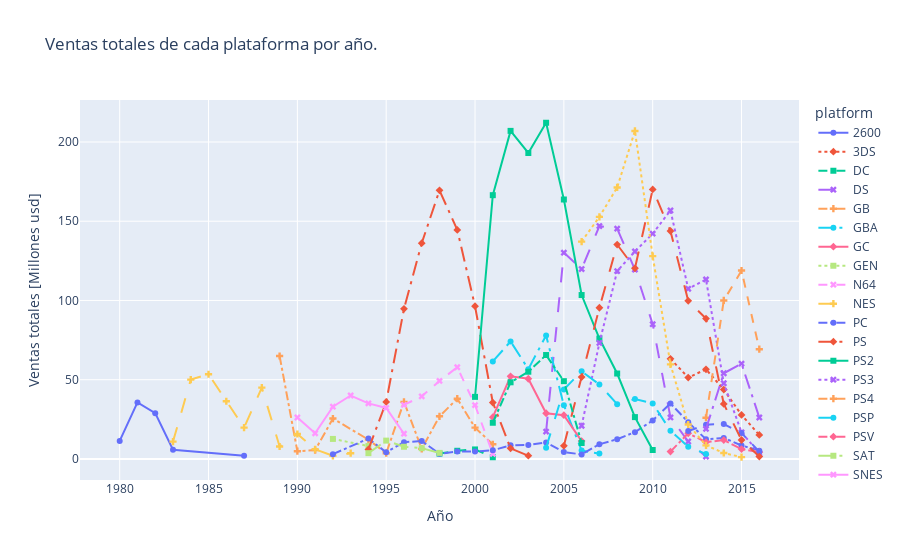
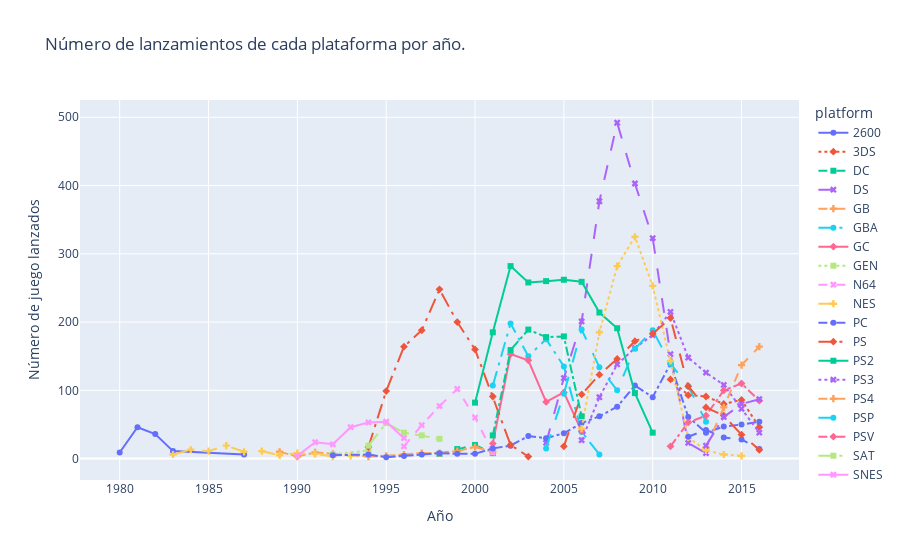

Notebook cell for these charts, in order:
### Markdown cell above
#### Plataformas con mayores ventas totales

- Se calculan las ventas totales y el número de juegos lanzados por plataforma y por año.
- Luego se filtra la información para obtener las platafoirmas que lanzaron más de un juego al año y cuyas ventas totales por año, sean mayores a un millón de dólares.
- Esto nos va a permitir observar cómo se comportan las plataformas con mayores ventas, y también las que siguen siendo populares pero cuyas ventas se han estancado o no crecen.

### Code cell
# Se calcula el número de lanzamientos y las vnetas totales por año.
top_sales_platforms = games_clean.groupby(
    by=['platform', 'year_of_release']).agg(total_sales=('total_sales', 'sum'),
                                            num_of_release=('name', 'count')).reset_index().round(2)
print(f"-- Ventas totales y número de lanzamientos por plataforma y por año:\n\n{top_sales_platforms.head(20)}")

# Se filtra el dataset anterior para obtner aquellas plataformas que lanzaron mas de un juego por año y cuyas
# ventas es mayor a un millón de dólarees
top_sales_platforms = top_sales_platforms[
    (top_sales_platforms['num_of_release'] > 1) & (top_sales_platforms['total_sales'] > 1)] 

# Se grafica el comportamientos de las ventas por cada plataforma por año
fig_top_sales_platforms = px.line(top_sales_platforms, x = 'year_of_release', y ='total_sales', color = 'platform',
                                 symbol = 'platform',
                                 line_dash = 'platform',
                                 title = "Ventas totales de cada plataforma por año.",
                                 labels = {'year_of_release': 'Año', 'total_sales': 'Ventas totales [Millones usd]'})

fig_top_sales_platforms.show()

# Se grafica el número de lanzamientos de cada plataforma por año
fig_top_sales_platforms = px.line(top_sales_platforms, x = 'year_of_release', y ='num_of_release', color = 'platform',
                                 symbol = 'platform',
                                 line_dash = 'platform',
                                 title = "Número de lanzamientos de cada plataforma por año.",
                                 labels = {'year_of_release': 'Año', 'num_of_release': 'Número de juego lanzados'})

fig_top_sales_platforms.show()

### Figure 1 — Plotly figure (JSON) as saved in the notebook; plotly's stock layout.template omitted (floating-point values rounded to 4 significant figures)
{"data": [{"hovertemplate": "platform=2600<br>Año=%{x}<br>Ventas totales [Millones usd]=%{y}<extra></extra>", "legendgroup": "2600", "line": {"color": "#636efa", "dash": "solid"}, "marker": {"symbol": "circle"}, "mode": "markers+lines", "name": "2600", "orientation": "v", "showlegend": true, "type": "scatter", "x": [1980, 1981, 1982, 1983, 1987], "xaxis": "x", "y": [11.38, 35.68, 28.88, 5.84, 1.94], "yaxis": "y"}, {"hovertemplate": "platform=3DS<br>Año=%{x}<br>Ventas totales [Millones usd]=%{y}<extra></extra>", "legendgroup": "3DS", "line": {"color": "#EF553B", "dash": "dot"}, "marker": {"symbol": "diamond"}, "mode": "markers+lines", "name": "3DS", "orientation": "v", "showlegend": true, "type": "scatter", "x": [2011, 2012, 2013, 2014, 2015, 2016], "xaxis": "x", "y": [63.2, 51.36, 56.57, 43.76, 27.78, 15.14], "yaxis": "y"}, {"hovertemplate": "platform=DC<br>Año=%{x}<br>Ventas totales [Millones usd]=%{y}<extra></extra>", "legendgroup": "DC", "line": {"color": "#00cc96", "dash": "dash"}, "marker": {"symbol": "square"}, "mode": "markers+lines", "name": "DC", "orientation": "v", "showlegend": true, "type": "scatter", "x": [1998, 1999, 2000, 2001], "xaxis": "x", "y": [3.38, 5.16, 5.99, 1.07], "yaxis": "y"}, {"hovertemplate": "platform=DS<br>Año=%{x}<br>Ventas totales [Millones usd]=%{y}<extra></extra>", "legendgroup": "DS", "line": {"color": "#ab63fa", "dash": "longdash"}, "marker": {"symbol": "x"}, "mode": "markers+lines", "name": "DS", "orientation": "v", "showlegend": true, "type": "scatter", "x": [2004, 2005, 2006, 2007, 2008, 2009, 2010, 2011, 2012, 2013], "xaxis": "x", "y": [17.27, 130.1, 119.8, 146.9, 145.3, 119.5, 85.02, 26.18, 11.01, 1.54], "yaxis": "y"}, {"hovertemplate": "platform=GB<br>Año=%{x}<br>Ventas totales [Millones usd]=%{y}<extra></extra>", "legendgroup": "GB", "line": {"color": "#FFA15A", "dash": "dashdot"}, "marker": {"symbol": "cross"}, "mode": "markers+lines", "name": "GB", "orientation": "v", "showlegend": true, "type": "scatter", "x": [1989, 1990, 1991, 1992, 1994, 1995, 1996, 1997, 1998, 1999, 2000, 2001], "xaxis": "x", "y": [64.97, 4.89, 5.57, 25.49, 12.18, 3.6, 36.03, 6.37, 26.9, 38, 19.76, 9.24], "yaxis": "y"}, {"hovertemplate": "platform=GBA<br>Año=%{x}<br>Ventas totales [Millones usd]=%{y}<extra></extra>", "legendgroup": "GBA", "line": {"color": "#19d3f3", "dash": "longdashdot"}, "marker": {"symbol": "circle"}, "mode": "markers+lines", "name": "GBA", "orientation": "v", "showlegend": true, "type": "scatter", "x": [2001, 2002, 2003, 2004, 2005, 2006, 2007], "xaxis": "x", "y": [61.53, 74.16, 56.67, 77.91, 33.86, 5.28, 3.4], "yaxis": "y"}, {"hovertemplate": "platform=GC<br>Año=%{x}<br>Ventas totales [Millones usd]=%{y}<extra></extra>", "legendgroup": "GC", "line": {"color": "#FF6692", "dash": "solid"}, "marker": {"symbol": "diamond"}, "mode": "markers+lines", "name": "GC", "orientation": "v", "showlegend": true, "type": "scatter", "x": [2001, 2002, 2003, 2004, 2005, 2006], "xaxis": "x", "y": [26.34, 52.11, 50.61, 28.82, 27.62, 11.26], "yaxis": "y"}, {"hovertemplate": "platform=GEN<br>Año=%{x}<br>Ventas totales [Millones usd]=%{y}<extra></extra>", "legendgroup": "GEN", "line": {"color": "#B6E880", "dash": "dot"}, "marker": {"symbol": "square"}, "mode": "markers+lines", "name": "GEN", "orientation": "v", "showlegend": true, "type": "scatter", "x": [1992, 1994], "xaxis": "x", "y": [12.64, 8.13], "yaxis": "y"}, {"hovertemplate": "platform=N64<br>Año=%{x}<br>Ventas totales [Millones usd]=%{y}<extra></extra>", "legendgroup": "N64", "line": {"color": "#FF97FF", "dash": "dash"}, "marker": {"symbol": "x"}, "mode": "markers+lines", "name": "N64", "orientation": "v", "showlegend": true, "type": "scatter", "x": [1996, 1997, 1998, 1999, 2000, 2001], "xaxis": "x", "y": [34.1, 39.5, 49.24, 57.87, 33.97, 3.25], "yaxis": "y"}, {"hovertemplate": "platform=NES<br>Año=%{x}<br>Ventas totales [Millones usd]=%{y}<extra></extra>", "legendgroup": "NES", "line": {"color": "#FECB52", "dash": "longdash"}, "marker": {"symbol": "cross"}, "mode": "markers+lines", "name": "NES", "orientation": "v", "showlegend": true, "type": "scatter", "x": [1983, 1984, 1985, 1986, 1987, 1988, 1989, 1990, 1991, 1992, 1993], "xaxis": "x", "y": [10.96, 50.08, 53.44, 36.41, 19.76, 45.01, 7.85, 15.73, 6.11, 1.98, 3.61], "yaxis": "y"}, {"hovertemplate": "platform=PC<br>Año=%{x}<br>Ventas totales [Millones usd]=%{y}<extra></extra>", "legendgroup": "PC", "line": {"color": "#636efa", "dash": "dashdot"}, "marker": {"symbol": "circle"}, "mode": "markers+lines", "name": "PC", "orientation": "v", "showlegend": true, "type": "scatter", "x": [1992, 1994, 1995, 1996, 1997, 1998, 1999, 2000, 2001, 2002, 2003, 2004, 2005, 2006, 2007, 2008, 2009, 2010, 2011, 2012, 2013, 2014, 2015, 2016], "xaxis": "x", "y": [3.03, 12.87, 4.22, 10.58, 11.27, 3.26, 4.74, 4.66, 5.47, 8.57, 8.84, 10.39, 4.37, 2.85, 9.28, 12.42, 16.91, 24.28, 35.03, 23.22, 12.38, 13.28, 8.52, 5.25], "yaxis": "y"}, {"hovertemplate": "platform=PS<br>Año=%{x}<br>Ventas totales [Millones usd]=%{y}<extra></extra>", "legendgroup": "PS", "line": {"color": "#EF553B", "dash": "longdashdot"}, "marker": {"symbol": "diamond"}, "mode": "markers+lines", "name": "PS", "orientation": "v", "showlegend": true, "type": "scatter", "x": [1994, 1995, 1996, 1997, 1998, 1999, 2000, 2001, 2002, 2003], "xaxis": "x", "y": [6.03, 35.96, 94.7, 136.2, 169.5, 144.5, 96.37, 35.59, 6.67, 2.07], "yaxis": "y"}, {"hovertemplate": "platform=PS2<br>Año=%{x}<br>Ventas totales [Millones usd]=%{y}<extra></extra>", "legendgroup": "PS2", "line": {"color": "#00cc96", "dash": "solid"}, "marker": {"symbol": "square"}, "mode": "markers+lines", "name": "PS2", "orientation": "v", "showlegend": true, "type": "scatter", "x": [2000, 2001, 2002, 2003, 2004, 2005, 2006, 2007, 2008, 2009, 2010], "xaxis": "x", "y": [39.17, 166.4, 207, 193.1, 212.1, 163.7, 103.4, 75.99, 53.9, 26.4, 5.64], "yaxis": "y"}, {"hovertemplate": "platform=PS3<br>Año=%{x}<br>Ventas totales [Millones usd]=%{y}<extra></extra>", "legendgroup": "PS3", "line": {"color": "#ab63fa", "dash": "dot"}, "marker": {"symbol": "x"}, "mode": "markers+lines", "name": "PS3", "orientation": "v", "showlegend": true, "type": "scatter", "x": [2006, 2007, 2008, 2009, 2010, 2011, 2012, 2013, 2014, 2015, 2016], "xaxis": "x", "y": [20.96, 73.19, 118.5, 130.9, 142.2, 156.8, 107.4, 113.2, 47.76, 16.82, 3.6], "yaxis": "y"}, {"hovertemplate": "platform=PS4<br>Año=%{x}<br>Ventas totales [Millones usd]=%{y}<extra></extra>", "legendgroup": "PS4", "line": {"color": "#FFA15A", "dash": "dash"}, "marker": {"symbol": "cross"}, "mode": "markers+lines", "name": "PS4", "orientation": "v", "showlegend": true, "type": "scatter", "x": [2013, 2014, 2015, 2016], "xaxis": "x", "y": [25.99, 100, 118.9, 69.25], "yaxis": "y"}, {"hovertemplate": "platform=PSP<br>Año=%{x}<br>Ventas totales [Millones usd]=%{y}<extra></extra>", "legendgroup": "PSP", "line": {"color": "#19d3f3", "dash": "longdash"}, "marker": {"symbol": "circle"}, "mode": "markers+lines", "name": "PSP", "orientation": "v", "showlegend": true, "type": "scatter", "x": [2004, 2005, 2006, 2007, 2008, 2009, 2010, 2011, 2012, 2013], "xaxis": "x", "y": [7.06, 43.84, 55.32, 46.94, 34.55, 37.78, 35.04, 17.82, 7.69, 3.14], "yaxis": "y"}, {"hovertemplate": "platform=PSV<br>Año=%{x}<br>Ventas totales [Millones usd]=%{y}<extra></extra>", "legendgroup": "PSV", "line": {"color": "#FF6692", "dash": "dashdot"}, "marker": {"symbol": "diamond"}, "mode": "markers+lines", "name": "PSV", "orientation": "v", "showlegend": true, "type": "scatter", "x": [2011, 2012, 2013, 2014, 2015, 2016], "xaxis": "x", "y": [4.63, 16.19, 10.59, 11.9, 6.25, 4.25], "yaxis": "y"}, {"hovertemplate": "platform=SAT<br>Año=%{x}<br>Ventas totales [Millones usd]=%{y}<extra></extra>", "legendgroup": "SAT", "line": {"color": "#B6E880", "dash": "longdashdot"}, "marker": {"symbol": "square"}, "mode": "markers+lines", "name": "SAT", "orientation": "v", "showlegend": true, "type": "scatter", "x": [1994, 1995, 1996, 1997, 1998], "xaxis": "x", "y": [3.65, 11.57, 7.69, 6.77, 3.82], "yaxis": "y"}, {"hovertemplate": "platform=SNES<br>Año=%{x}<br>Ventas totales [Millones usd]=%{y}<extra></extra>", "legendgroup": "SNES", "line": {"color": "#FF97FF", "dash": "solid"}, "marker": {"symbol": "x"}, "mode": "markers+lines", "name": "SNES", "orientation": "v", "showlegend": true, "type": "scatter", "x": [1990, 1991, 1992, 1993, 1994, 1995, 1996], "xaxis": "x", "y": [26.15, 16.22, 32.98, 40.02, 35.08, 32.2, 15.92], "yaxis": "y"}, {"hovertemplate": "platform=Wii<br>Año=%{x}<br>Ventas totales [Millones usd]=%{y}<extra></extra>", "legendgroup": "Wii", "line": {"color": "#FECB52", "dash": "dot"}, "marker": {"symbol": "cross"}, "mode": "markers+lines", "name": "Wii", "orientation": "v", "showlegend": true, "type": "scatter", "x": [2006, 2007, 2008, 2009, 2010, 2011, 2012, 2013, 2014, 2015], "xaxis": "x", "y": [137.2, 152.8, 171.3, 207.0, 128.0, 59.65, 21.71, 8.59, 3.75, 1.14], "yaxis": "y"}, {"hovertemplate": "platform=WiiU<br>Año=%{x}<br>Ventas totales [Millones usd]=%{y}<extra></extra>", "legendgroup": "WiiU", "line": {"color": "#636efa", "dash": "dash"}, "marker": {"symbol": "circle"}, "mode": "markers+lines", "name": "WiiU", "orientation": "v", "showlegend": true, "type": "scatter", "x": [2012, 2013, 2014, 2015, 2016], "xaxis": "x", "y": [17.56, 21.65, 22.03, 16.35, 4.6], "yaxis": "y"}, {"hovertemplate": "platform=X360<br>Año=%{x}<br>Ventas totales [Millones usd]=%{y}<extra></extra>", "legendgroup": "X360", "line": {"color": "#EF553B", "dash": "longdash"}, "marker": {"symbol": "diamond"}, "mode": "markers+lines", "name": "X360", "orientation": "v", "showlegend": true, "type": "scatter", "x": [2005, 2006, 2007, 2008, 2009, 2010, 2011, 2012, 2013, 2014, 2015, 2016], "xaxis": "x", "y": [8.25, 51.63, 95.41, 135.3, 120.3, 170.1, 143.8, 99.74, 88.58, 34.74, 11.96, 1.52], "yaxis": "y"}, {"hovertemplate": "platform=XB<br>Año=%{x}<br>Ventas totales [Millones usd]=%{y}<extra></extra>", "legendgroup": "XB", "line": {"color": "#00cc96", "dash": "dashdot"}, "marker": {"symbol": "square"}, "mode": "markers+lines", "name": "XB", "orientation": "v", "showlegend": true, "type": "scatter", "x": [2001, 2002, 2003, 2004, 2005, 2006], "xaxis": "x", "y": [22.84, 48.37, 55.04, 65.57, 49.08, 10.04], "yaxis": "y"}, {"hovertemplate": "platform=XOne<br>Año=%{x}<br>Ventas totales [Millones usd]=%{y}<extra></extra>", "legendgroup": "XOne", "line": {"color": "#ab63fa", "dash": "longdashdot"}, "marker": {"symbol": "x"}, "mode": "markers+lines", "name": "XOne", "orientation": "v", "showlegend": true, "type": "scatter", "x": [2013, 2014, 2015, 2016], "xaxis": "x", "y": [18.96, 54.07, 60.14, 26.15], "yaxis": "y"}], "layout": {"legend": {"title": {"text": "platform"}, "tracegroupgap": 0}, "title": {"text": "Ventas totales de cada plataforma por año."}, "xaxis": {"anchor": "y", "domain": [0, 1], "title": {"text": "Año"}}, "yaxis": {"anchor": "x", "domain": [0, 1], "title": {"text": "Ventas totales [Millones usd]"}}}}

### Figure 2 — Plotly figure (JSON) as saved in the notebook; plotly's stock layout.template omitted (floating-point values rounded to 4 significant figures)
{"data": [{"hovertemplate": "platform=2600<br>Año=%{x}<br>Número de juego lanzados=%{y}<extra></extra>", "legendgroup": "2600", "line": {"color": "#636efa", "dash": "solid"}, "marker": {"symbol": "circle"}, "mode": "markers+lines", "name": "2600", "orientation": "v", "showlegend": true, "type": "scatter", "x": [1980, 1981, 1982, 1983, 1987], "xaxis": "x", "y": [9, 46, 36, 11, 6], "yaxis": "y"}, {"hovertemplate": "platform=3DS<br>Año=%{x}<br>Número de juego lanzados=%{y}<extra></extra>", "legendgroup": "3DS", "line": {"color": "#EF553B", "dash": "dot"}, "marker": {"symbol": "diamond"}, "mode": "markers+lines", "name": "3DS", "orientation": "v", "showlegend": true, "type": "scatter", "x": [2011, 2012, 2013, 2014, 2015, 2016], "xaxis": "x", "y": [116, 93, 91, 80, 86, 46], "yaxis": "y"}, {"hovertemplate": "platform=DC<br>Año=%{x}<br>Número de juego lanzados=%{y}<extra></extra>", "legendgroup": "DC", "line": {"color": "#00cc96", "dash": "dash"}, "marker": {"symbol": "square"}, "mode": "markers+lines", "name": "DC", "orientation": "v", "showlegend": true, "type": "scatter", "x": [1998, 1999, 2000, 2001], "xaxis": "x", "y": [7, 14, 20, 8], "yaxis": "y"}, {"hovertemplate": "platform=DS<br>Año=%{x}<br>Número de juego lanzados=%{y}<extra></extra>", "legendgroup": "DS", "line": {"color": "#ab63fa", "dash": "longdash"}, "marker": {"symbol": "x"}, "mode": "markers+lines", "name": "DS", "orientation": "v", "showlegend": true, "type": "scatter", "x": [2004, 2005, 2006, 2007, 2008, 2009, 2010, 2011, 2012, 2013], "xaxis": "x", "y": [23, 118, 201, 377, 492, 403, 323, 153, 23, 8], "yaxis": "y"}, {"hovertemplate": "platform=GB<br>Año=%{x}<br>Número de juego lanzados=%{y}<extra></extra>", "legendgroup": "GB", "line": {"color": "#FFA15A", "dash": "dashdot"}, "marker": {"symbol": "cross"}, "mode": "markers+lines", "name": "GB", "orientation": "v", "showlegend": true, "type": "scatter", "x": [1989, 1990, 1991, 1992, 1994, 1995, 1996, 1997, 1998, 1999, 2000, 2001], "xaxis": "x", "y": [10, 3, 9, 7, 3, 4, 6, 8, 8, 11, 17, 10], "yaxis": "y"}, {"hovertemplate": "platform=GBA<br>Año=%{x}<br>Número de juego lanzados=%{y}<extra></extra>", "legendgroup": "GBA", "line": {"color": "#19d3f3", "dash": "longdashdot"}, "marker": {"symbol": "circle"}, "mode": "markers+lines", "name": "GBA", "orientation": "v", "showlegend": true, "type": "scatter", "x": [2001, 2002, 2003, 2004, 2005, 2006, 2007], "xaxis": "x", "y": [107, 198, 150, 175, 135, 39, 6], "yaxis": "y"}, {"hovertemplate": "platform=GC<br>Año=%{x}<br>Número de juego lanzados=%{y}<extra></extra>", "legendgroup": "GC", "line": {"color": "#FF6692", "dash": "solid"}, "marker": {"symbol": "diamond"}, "mode": "markers+lines", "name": "GC", "orientation": "v", "showlegend": true, "type": "scatter", "x": [2001, 2002, 2003, 2004, 2005, 2006], "xaxis": "x", "y": [22, 153, 144, 83, 97, 40], "yaxis": "y"}, {"hovertemplate": "platform=GEN<br>Año=%{x}<br>Número de juego lanzados=%{y}<extra></extra>", "legendgroup": "GEN", "line": {"color": "#B6E880", "dash": "dot"}, "marker": {"symbol": "square"}, "mode": "markers+lines", "name": "GEN", "orientation": "v", "showlegend": true, "type": "scatter", "x": [1992, 1994], "xaxis": "x", "y": [6, 12], "yaxis": "y"}, {"hovertemplate": "platform=N64<br>Año=%{x}<br>Número de juego lanzados=%{y}<extra></extra>", "legendgroup": "N64", "line": {"color": "#FF97FF", "dash": "dash"}, "marker": {"symbol": "x"}, "mode": "markers+lines", "name": "N64", "orientation": "v", "showlegend": true, "type": "scatter", "x": [1996, 1997, 1998, 1999, 2000, 2001], "xaxis": "x", "y": [18, 49, 77, 102, 60, 9], "yaxis": "y"}, {"hovertemplate": "platform=NES<br>Año=%{x}<br>Número de juego lanzados=%{y}<extra></extra>", "legendgroup": "NES", "line": {"color": "#FECB52", "dash": "longdash"}, "marker": {"symbol": "cross"}, "mode": "markers+lines", "name": "NES", "orientation": "v", "showlegend": true, "type": "scatter", "x": [1983, 1984, 1985, 1986, 1987, 1988, 1989, 1990, 1991, 1992, 1993], "xaxis": "x", "y": [6, 13, 11, 19, 10, 11, 5, 8, 7, 3, 4], "yaxis": "y"}, {"hovertemplate": "platform=PC<br>Año=%{x}<br>Número de juego lanzados=%{y}<extra></extra>", "legendgroup": "PC", "line": {"color": "#636efa", "dash": "dashdot"}, "marker": {"symbol": "circle"}, "mode": "markers+lines", "name": "PC", "orientation": "v", "showlegend": true, "type": "scatter", "x": [1992, 1994, 1995, 1996, 1997, 1998, 1999, 2000, 2001, 2002, 2003, 2004, 2005, 2006, 2007, 2008, 2009, 2010, 2011, 2012, 2013, 2014, 2015, 2016], "xaxis": "x", "y": [5, 6, 2, 4, 6, 8, 7, 7, 15, 19, 33, 30, 37, 52, 62, 76, 107, 90, 139, 61, 38, 47, 50, 54], "yaxis": "y"}, {"hovertemplate": "platform=PS<br>Año=%{x}<br>Número de juego lanzados=%{y}<extra></extra>", "legendgroup": "PS", "line": {"color": "#EF553B", "dash": "longdashdot"}, "marker": {"symbol": "diamond"}, "mode": "markers+lines", "name": "PS", "orientation": "v", "showlegend": true, "type": "scatter", "x": [1994, 1995, 1996, 1997, 1998, 1999, 2000, 2001, 2002, 2003], "xaxis": "x", "y": [17, 99, 164, 188, 248, 200, 160, 91, 20, 3], "yaxis": "y"}, {"hovertemplate": "platform=PS2<br>Año=%{x}<br>Número de juego lanzados=%{y}<extra></extra>", "legendgroup": "PS2", "line": {"color": "#00cc96", "dash": "solid"}, "marker": {"symbol": "square"}, "mode": "markers+lines", "name": "PS2", "orientation": "v", "showlegend": true, "type": "scatter", "x": [2000, 2001, 2002, 2003, 2004, 2005, 2006, 2007, 2008, 2009, 2010], "xaxis": "x", "y": [82, 185, 282, 258, 260, 262, 259, 214, 191, 96, 38], "yaxis": "y"}, {"hovertemplate": "platform=PS3<br>Año=%{x}<br>Número de juego lanzados=%{y}<extra></extra>", "legendgroup": "PS3", "line": {"color": "#ab63fa", "dash": "dot"}, "marker": {"symbol": "x"}, "mode": "markers+lines", "name": "PS3", "orientation": "v", "showlegend": true, "type": "scatter", "x": [2006, 2007, 2008, 2009, 2010, 2011, 2012, 2013, 2014, 2015, 2016], "xaxis": "x", "y": [27, 90, 138, 162, 181, 215, 148, 126, 108, 73, 38], "yaxis": "y"}, {"hovertemplate": "platform=PS4<br>Año=%{x}<br>Número de juego lanzados=%{y}<extra></extra>", "legendgroup": "PS4", "line": {"color": "#FFA15A", "dash": "dash"}, "marker": {"symbol": "cross"}, "mode": "markers+lines", "name": "PS4", "orientation": "v", "showlegend": true, "type": "scatter", "x": [2013, 2014, 2015, 2016], "xaxis": "x", "y": [16, 75, 137, 164], "yaxis": "y"}, {"hovertemplate": "platform=PSP<br>Año=%{x}<br>Número de juego lanzados=%{y}<extra></extra>", "legendgroup": "PSP", "line": {"color": "#19d3f3", "dash": "longdash"}, "marker": {"symbol": "circle"}, "mode": "markers+lines", "name": "PSP", "orientation": "v", "showlegend": true, "type": "scatter", "x": [2004, 2005, 2006, 2007, 2008, 2009, 2010, 2011, 2012, 2013], "xaxis": "x", "y": [15, 95, 189, 134, 100, 161, 188, 139, 106, 54], "yaxis": "y"}, {"hovertemplate": "platform=PSV<br>Año=%{x}<br>Número de juego lanzados=%{y}<extra></extra>", "legendgroup": "PSV", "line": {"color": "#FF6692", "dash": "dashdot"}, "marker": {"symbol": "diamond"}, "mode": "markers+lines", "name": "PSV", "orientation": "v", "showlegend": true, "type": "scatter", "x": [2011, 2012, 2013, 2014, 2015, 2016], "xaxis": "x", "y": [18, 53, 63, 100, 110, 85], "yaxis": "y"}, {"hovertemplate": "platform=SAT<br>Año=%{x}<br>Número de juego lanzados=%{y}<extra></extra>", "legendgroup": "SAT", "line": {"color": "#B6E880", "dash": "longdashdot"}, "marker": {"symbol": "square"}, "mode": "markers+lines", "name": "SAT", "orientation": "v", "showlegend": true, "type": "scatter", "x": [1994, 1995, 1996, 1997, 1998], "xaxis": "x", "y": [19, 52, 38, 34, 29], "yaxis": "y"}, {"hovertemplate": "platform=SNES<br>Año=%{x}<br>Número de juego lanzados=%{y}<extra></extra>", "legendgroup": "SNES", "line": {"color": "#FF97FF", "dash": "solid"}, "marker": {"symbol": "x"}, "mode": "markers+lines", "name": "SNES", "orientation": "v", "showlegend": true, "type": "scatter", "x": [1990, 1991, 1992, 1993, 1994, 1995, 1996], "xaxis": "x", "y": [4, 24, 21, 46, 53, 54, 30], "yaxis": "y"}, {"hovertemplate": "platform=Wii<br>Año=%{x}<br>Número de juego lanzados=%{y}<extra></extra>", "legendgroup": "Wii", "line": {"color": "#FECB52", "dash": "dot"}, "marker": {"symbol": "cross"}, "mode": "markers+lines", "name": "Wii", "orientation": "v", "showlegend": true, "type": "scatter", "x": [2006, 2007, 2008, 2009, 2010, 2011, 2012, 2013, 2014, 2015], "xaxis": "x", "y": [44, 185, 282, 325, 253, 143, 31, 12, 6, 4], "yaxis": "y"}, {"hovertemplate": "platform=WiiU<br>Año=%{x}<br>Número de juego lanzados=%{y}<extra></extra>", "legendgroup": "WiiU", "line": {"color": "#636efa", "dash": "dash"}, "marker": {"symbol": "circle"}, "mode": "markers+lines", "name": "WiiU", "orientation": "v", "showlegend": true, "type": "scatter", "x": [2012, 2013, 2014, 2015, 2016], "xaxis": "x", "y": [32, 42, 31, 28, 14], "yaxis": "y"}, {"hovertemplate": "platform=X360<br>Año=%{x}<br>Número de juego lanzados=%{y}<extra></extra>", "legendgroup": "X360", "line": {"color": "#EF553B", "dash": "longdash"}, "marker": {"symbol": "diamond"}, "mode": "markers+lines", "name": "X360", "orientation": "v", "showlegend": true, "type": "scatter", "x": [2005, 2006, 2007, 2008, 2009, 2010, 2011, 2012, 2013, 2014, 2015, 2016], "xaxis": "x", "y": [18, 94, 123, 146, 172, 183, 206, 106, 75, 63, 35, 13], "yaxis": "y"}, {"hovertemplate": "platform=XB<br>Año=%{x}<br>Número de juego lanzados=%{y}<extra></extra>", "legendgroup": "XB", "line": {"color": "#00cc96", "dash": "dashdot"}, "marker": {"symbol": "square"}, "mode": "markers+lines", "name": "XB", "orientation": "v", "showlegend": true, "type": "scatter", "x": [2001, 2002, 2003, 2004, 2005, 2006], "xaxis": "x", "y": [34, 159, 189, 178, 179, 62], "yaxis": "y"}, {"hovertemplate": "platform=XOne<br>Año=%{x}<br>Número de juego lanzados=%{y}<extra></extra>", "legendgroup": "XOne", "line": {"color": "#ab63fa", "dash": "longdashdot"}, "marker": {"symbol": "x"}, "mode": "markers+lines", "name": "XOne", "orientation": "v", "showlegend": true, "type": "scatter", "x": [2013, 2014, 2015, 2016], "xaxis": "x", "y": [19, 61, 80, 87], "yaxis": "y"}], "layout": {"legend": {"title": {"text": "platform"}, "tracegroupgap": 0}, "title": {"text": "Número de lanzamientos de cada plataforma por año."}, "xaxis": {"anchor": "y", "domain": [0, 1], "title": {"text": "Año"}}, "yaxis": {"anchor": "x", "domain": [0, 1], "title": {"text": "Número de juego lanzados"}}}}
